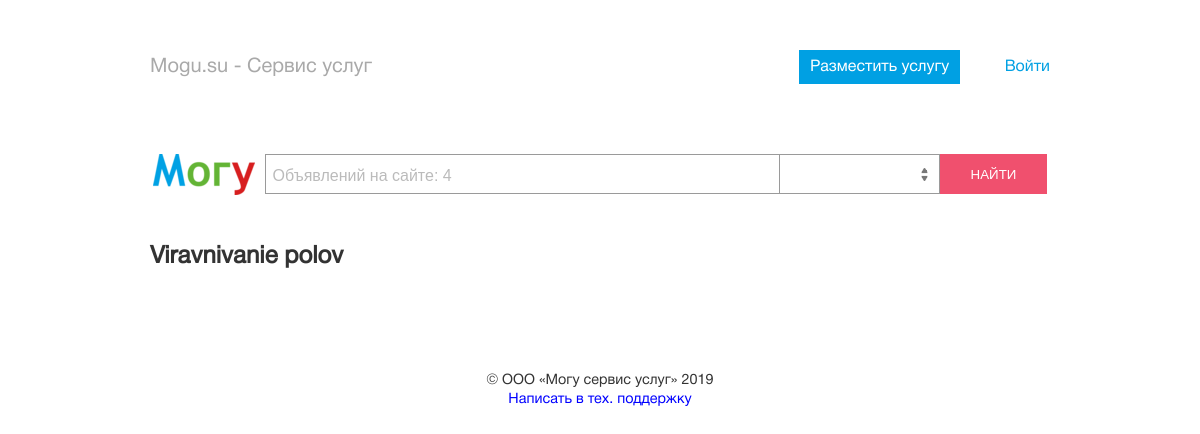
Page /announcements/service/3/ on the earlier database version.
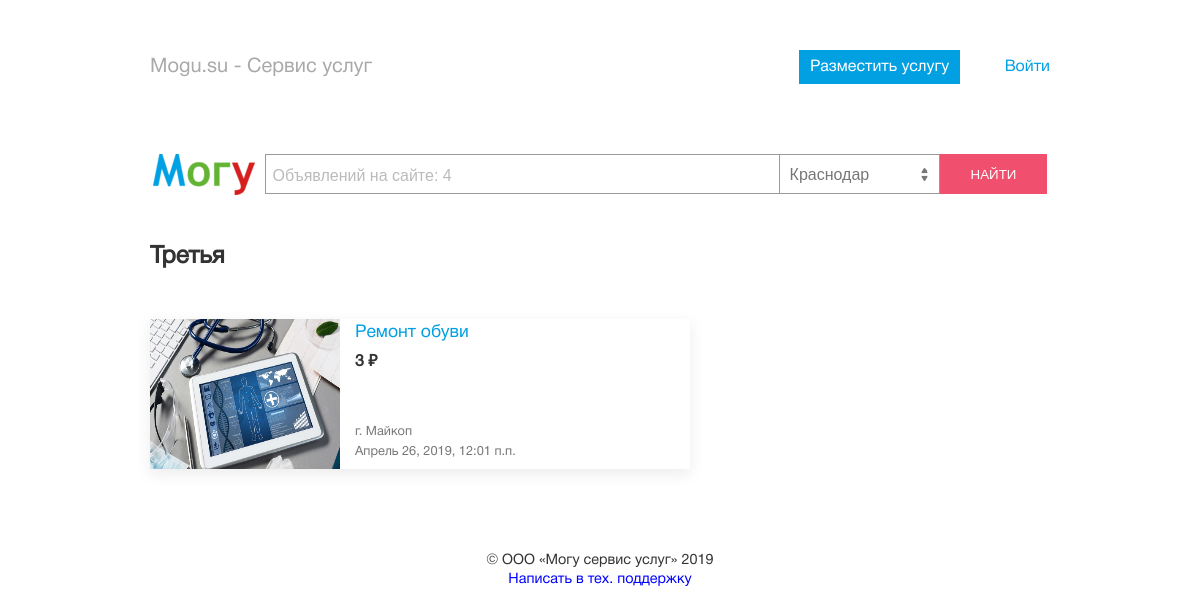
Same page on the later database version.
### services/models.py (models this page shows, shortened)
class Service(models.Model):
    service_type = models.ForeignKey(ServiceType, on_delete=models.CASCADE, verbose_name='Тип услуги', related_name='services')
    name = models.CharField(max_length=250, verbose_name='Название')
    class Meta:
        verbose_name = 'Услуга'
        verbose_name_plural = 'Услуги'
        ordering = ['name']

### announcements/models.py (models this page shows, shortened)
class Announcement(models.Model):
    name = models.CharField(max_length=250, verbose_name='Название')
    author = models.ForeignKey(settings.AUTH_USER_MODEL, on_delete=models.CASCADE, verbose_name='Автор', related_name='announcements')
    service = models.ForeignKey(Service, on_delete=models.CASCADE, verbose_name='Услуга', related_name='announcements')
    price = models.PositiveIntegerField(verbose_name='Цена')
    posted = models.DateTimeField(auto_now_add=True, verbose_name='Размещено')
    views = models.PositiveSmallIntegerField(verbose_name='Просмотры', default=0)
    views_today = models.PositiveSmallIntegerField(verbose_name='Просмотры сегодня', default=0)
    today = models.DateField(verbose_name='Сегодня', auto_now_add=True)
    city = models.ForeignKey(City, on_delete=models.CASCADE, verbose_name='Город', related_name='announcements')
    address = models.CharField(max_length=250, verbose_name='Адресс')
    contact = models.CharField(max_length=250, verbose_name='Контактное лицо')
    phone = models.CharField(max_length=250, verbose_name='Телефон')
    desc = RichTextField(verbose_name='Описание')
    is_active = models.BooleanField(default=True, verbose_name='Активное')
    class Meta:
        verbose_name = 'Объявление'
        verbose_name_plural = 'Объявления'
        ordering = ['-posted']

class Image(models.Model):
    announcement = models.ForeignKey(Announcement, on_delete=models.CASCADE, verbose_name='Объявление', related_name='images')
    def get_picture_url(self, filename):
        return 'images/announcements/%s/%s' % (self.announcement.author.username, filename)
    image = models.ImageField(upload_to=get_picture_url, verbose_name='Изображение')
    is_main = models.BooleanField(default=False, verbose_name='Главное изображение')
    class Meta:
        verbose_name = 'Изображение'
        verbose_name_plural = 'Изображения'

class City(models.Model):
    name = models.CharField(max_length=250, verbose_name='Город')
    class Meta:
        verbose_name = 'Город'
        verbose_name_plural = 'Города'
        ordering = ['name']
    def __str__(self):
        return '%s' % self.name

### announcements/views.py (the view)
# urls.py: path('service/<service_id>/', views.an_list, name='an_list'),
def an_list(request, service_id):
    search_form = MainSearchForm()
    service = Service.objects.get(id=int(service_id))
    an_all = Announcement.objects.filter(service=service, is_active=True)
    cities = City.objects.all()
    context = {
        'an_all': an_all,
        'service': service,
        'cities': cities,
        'search_form': search_form,
    }
    return render(request, 'announcements/service_list.html', context)

### profiles/forms.py (shortened to what this page needs)
class RegisterForm(UserCreationForm):
    first_name = forms.CharField(required=True, widget=forms.TextInput(attrs={'placeholder': 'Имя*'}))
    last_name = forms.CharField(required=True, widget=forms.TextInput(attrs={'placeholder': 'Фамилия*'}))
    patronymic = forms.CharField(required=False, widget=forms.TextInput(attrs={'placeholder': 'Отчество'}))
    phone = forms.CharField(required=True, widget=forms.TextInput(attrs={'class': 'phone', 'placeholder': 'Телефон*'}))
    email = forms.EmailField(required=True, widget=forms.TextInput(attrs={'placeholder': 'Почта*'}))
    password1 = forms.CharField(required=True, widget=forms.PasswordInput(attrs={'placeholder': 'Пароль*'}))
    password2 = forms.CharField(required=True, widget=forms.PasswordInput(attrs={'placeholder': 'Подтверждение пароля*'}))
    class Meta:
        model = User
        fields = [
            'first_name',
            'last_name',
            'patronymic',
            'phone',
            'email',
            'password1',
            'password2',
        ]

class LoginForm(forms.Form):
    username = forms.CharField(required=True, widget=forms.TextInput(attrs={'class': 'phone', 'placeholder': 'Телефон'}))
    password = forms.CharField(required=True, widget=forms.PasswordInput(attrs={'placeholder': 'Пароль'}))

### profiles/context_processors.py (called while the page is built)
def getting_forms(request):
    reg_form = RegisterForm()
    login_form = LoginForm()
    context = {
        'reg_form': reg_form,
        'login_form': login_form,
    }
    return context

### templates/announcements/service_list.html (shortened to what this page needs)
{% extends 'base.html' %}
{% load static %}
{% load imagefit %}
{% block content %}
    <div class="services_type">
        <div class="container">
            <div class="search-block">
                <form action="{% url 'search_result' %}" class="main-search" method="POST" autocomplete="off">
                    <div class="row">
                        <img src="{% static 'images/logo.png' %}" alt="main-logo">
                        <div id="multiple-datasets">
                            {{ search_form.q }}
                        </div>
                        <select name="city-select" id="city-select">
                            {% for city in cities %}
                                <option value="{{ city.id }}">{{ city.name }}</option>
                            {% endfor %}
                        </select>
                        <button type="submit">Найти</button>
                    </div>
                </form>
            </div>
            <h2>{{ service.name }}</h2>
            <div class="row">
                <div class="services-list">
                    {% for an in an_all %}
                        <div class="service-item">
                            <div class="row">
                                <img src="{{ an.images.first.image.url|resize:'190x150,C' }}" alt="an-photo">
                                <div class="service-info">
                                    <h3><a href="{% url 'an_detail' an.id %}">{{ an.name|truncatechars:30 }}</a></h3>
                                    <p class="price">{{ an.price }} &#8381;</p>
                                    <p class="city"><span>г. {{ an.city }}<span></p>
                                    <p class="posted"><span>{{ an.posted }}</span></p>
                                </div>
                            </div>
                        </div>
                    {% endfor %}
                </div>
            </div>
        </div>
    </div>
{% endblock content %}

### templates/base.html (shortened to what this page needs)
<!DOCTYPE html>
<html lang="ru">
    <head>
        {% include 'head.html' %}
    </head>
    <body>
        {% include 'header.html' %}
        {% block content %}
        {% endblock content %}
        {% include 'footer.html' %}
    </body>
</html>

### templates/head.html (shortened to what this page needs)
{% load static %}
<link rel="stylesheet" href="https://use.fontawesome.com/releases/v5.8.1/css/all.css">
<link rel="stylesheet" href="{% static 'slick/slick.css' %}">
<link rel="stylesheet" href="{% static 'slick/slick-theme.css' %}">
<link rel="stylesheet" href="{% static 'css/style.css' %}">

### templates/scripts.html (shortened to what this page needs)
{% load static %}

### templates/header.html (shortened to what this page needs)
{% load static %}
<header>
    <div class="container">
        <div class="row">
            <div class="left-header">
                <a class="main-link" href="{% url 'index' %}">
                    <h1>Mogu.su - Сервис услуг</h1>
                </a>
            </div>
            <div class="right-header">
                {% if user.is_authenticated %}
                    <a class="add-service" href="{% url 'an_create' %}">Разместить услугу</a>
                    <a id="user-name" href="#">{{ user.first_name }} {{ user.last_name }}</a>
                    <div class="d-none" id="profile-links">
                        <a href="{% url 'profile' %}">Личный кабинет</a>
                        <hr>
                        <a href="{% url 'logout' %}">Выйти</a>
                    </div>
                {% else %}
                    <a class="add-service trigger" href="#">Разместить услугу</a>
                    <a class="login-btn trigger" href="#">Войти</a>
                {% endif %}
            </div>
        </div>
    </div>
</header>

### templates/footer.html
<footer>
    <p>&copy; ООО &laquo;Могу сервис услуг&raquo; 2019</p>
    <p><a href="#">Написать в теx. поддержку</a></p>
</footer>

### dev_static/css/style.css (style rules this page uses)
* { padding: 0; margin: 0; outline: none; }
a, a:visited { text-decoration: none; color: #00f; }
body { font-size: 1rem; font-family: 'Helvetica Neue', Arial, Helvetica, sans-serif; color: #333; }
input::placeholder { color: #bbb; }
input { border: 1px solid #aaa; }
.container { max-width: 900px; padding: 0 40px; margin: 0 auto; }
.row { display: flex; flex-wrap: wrap; }
header { margin-top: 50px; position: relative; }
header .main-link { text-decoration: none; }
header .main-link h1 { font-size: 1.25rem; color: #a9a9a9; font-weight: normal; }
header .row { justify-content: space-between; align-items: center; }
header .right-header>a { display: inline-block; text-decoration: none; line-height: 34px; }
header .right-header>a:first-child { background-color: #00a0e3; color: #fff; padding: 0 11px; }
header .right-header>a:last-child { margin-left: 40px; color: #00a0e3; }
header .right-header { position: relative; }
footer { text-align: center; padding: 50px 0 30px 0; font-size: 0.9rem; }
footer p { margin-top: 5px; }
.search-block img { width: 102px; height: 100%; margin-right: 10px; }
#main-search { width: 515px; padding: 12px 7px 8px 7px; font-size: 1rem; color: #666; border: 1px solid #9a9a9a; box-sizing: border-box; }
.search-block .row { justify-content: center; }
.search-block select { width: 160px; color: #777; font-size: 1rem; padding: 0 10px; border: 1px solid #9a9a9a; border-left: none; height: 40px; -webkit-appearance: none; -moz-appearance: none; appearance: none; background: url('../images/select_arrows.png') no-repeat 95% center; }
.search-block button { text-transform: uppercase; padding: 0 30px; background-color: #f0506e; color: #fff; border: 1px solid #f0506e; cursor: pointer; height: 40px; }
.services-list { margin-top: 50px; }
.services-list img { width: 190px; height: 150px; }
.service-item { margin-top: 30px; box-shadow: 0 5px 15px rgba(0,0,0,.08); }
.service-item .service-info { text-align: left; padding: 5px 15px; box-sizing: border-box; color: #333; font-size: 0.9rem; }
.service-item .service-info h3 { margin-bottom: 10px; font-weight: normal; font-size: 1.1rem; top: 10; position: absolute; }
.service-info h3 a { color: #00a0e3; }
.service-info { position: relative; width: 350px; }
.service-info .price { position: absolute; top: 30px; font-weight: bold; font-size: 1rem; }
.service-info .posted { position: absolute; bottom: 10px; }
.service-info .city { position: absolute; bottom: 30px; }
.service-item .service-info p span { color: #777; font-size: 0.8rem; }
.services_type .search-block { margin-top: 70px; }
.services_type h2 { margin: 50px 0 0 0; }
.services-list .service-item { margin: 0 0 30px 0; }
.typeahead { outline: none; }
.tt-hint { display: none; }

Differences in the rows shown:
changed Service: name "Viravnivanie polov" → "Третья"
now on this page (row edited): Announcement: images.first.image|resize (picture), name "Ремонт обуви", price "3", city "Майкоп", posted "Апрель 26, 2019, 12:01 п.п."
Other differences:
form field city-select: (not shown) → "Краснодар"
